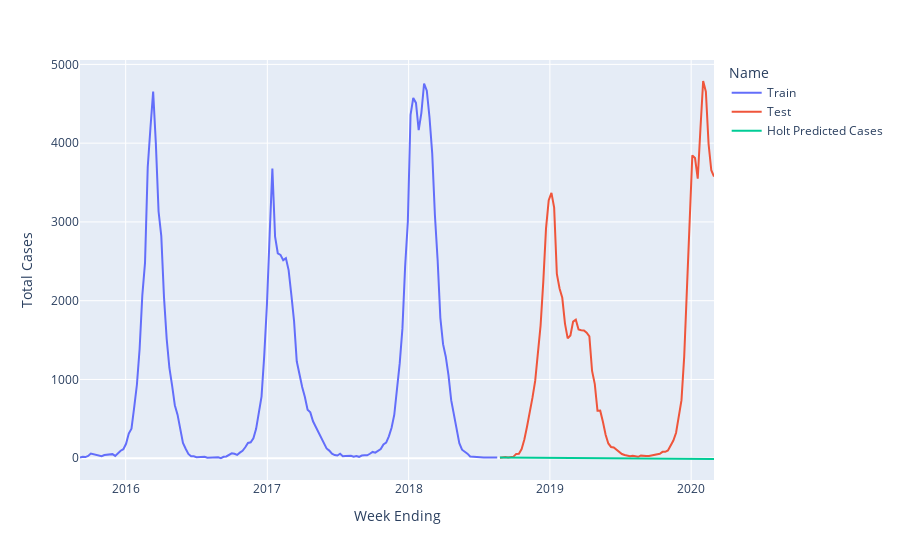

The notebook cell saved with this chart:
### Code cell
from statsmodels.tsa.api import Holt

#Split into train and test
X = df_flu_pre_COVID
size = int(len(X) * 0.66)
train, test = X[0:size], X[size:len(X)]
y_hat_avg = test.copy()

#fit the model
fit2 = Holt(np.asarray(train['Total Cases'])).fit(smoothing_level = 0.8,smoothing_trend = 0.6)

#forecast
y_hat_avg['Holt Predicted Cases'] = fit2.forecast(len(test))
plt.figure(figsize=(16,8))

#Appending data - train,test and forecast results for visualization
train['Name'] ='Train'
test['Name'] = 'Test'
x = pd.concat([train, test])
y = pd.DataFrame(y_hat_avg['Holt Predicted Cases'])
y['Name'] = 'Holt Predicted Cases'
y.rename(columns ={'Holt Predicted Cases':'Total Cases'}, inplace = True )
z= x.append(y)
fig = px.line(z, x=z.index, y='Total Cases', color='Name')
fig.show()

#Check accuracy
rms = sqrt(mean_squared_error(test['Total Cases'], y_hat_avg['Holt Predicted Cases']))
print(rms)
